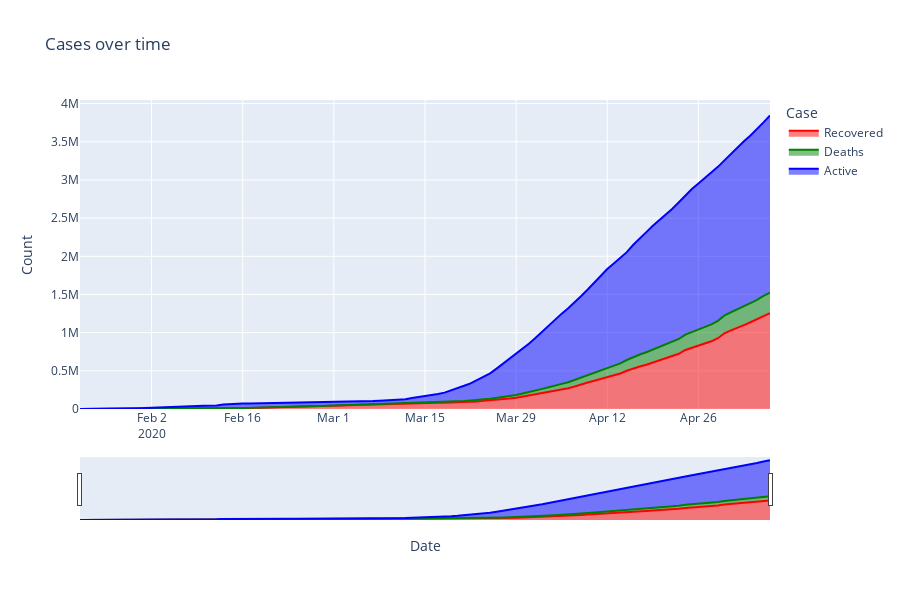

Source (notebook cell):
### Code cell
temp = full_table.groupby('Date')['Recovered', 'Deaths', 'Active'].sum().reset_index()
temp = temp.melt(id_vars="Date", value_vars=['Recovered', 'Deaths', 'Active'],
                 var_name='Case', value_name='Count')
temp.head()

fig = px.area(temp, x="Date", y="Count", color='Case', height=600,
             title='Cases over time', color_discrete_sequence = ["red","green","blue"])
fig.update_layout(xaxis_rangeslider_visible=True)
fig.show()
